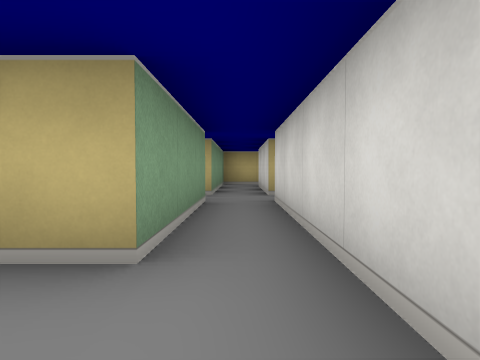
[1] (above)

14 first-person views from a walk through a cub3D level. The camera is about half as high as the walls, tilts 2° down and sees 75° across. The floor is counted in squares. Each view is taken from the middle of a square. On the plan, view 1 faces up. The plan holds only what a view shows up to about 9 squares ahead; the rest is blank.

[2]
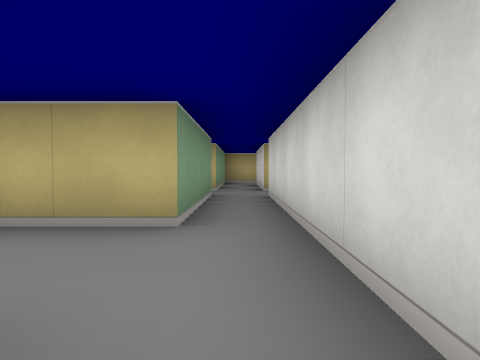

[3]
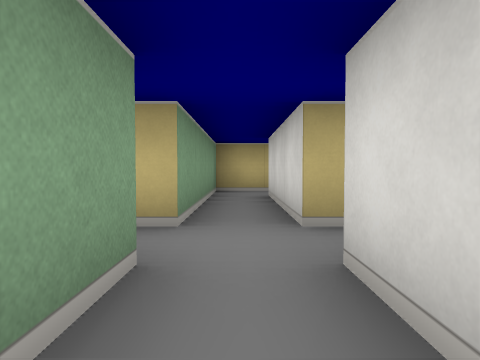

[4]
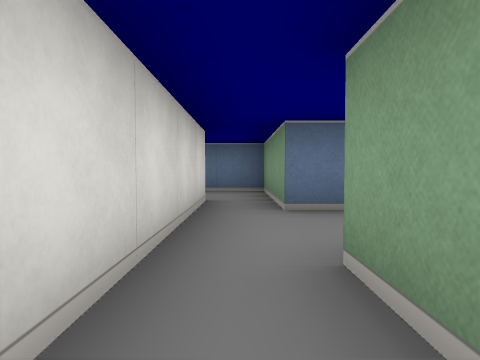

[5]
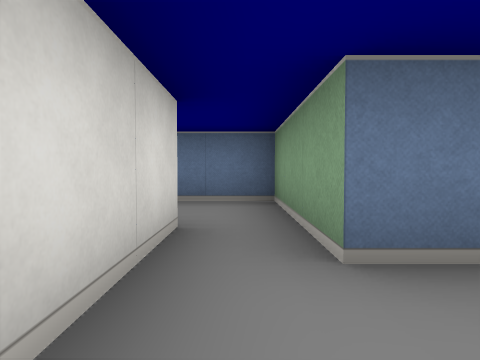

[6]
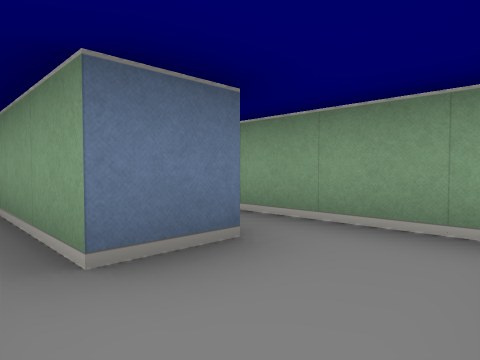

[7]
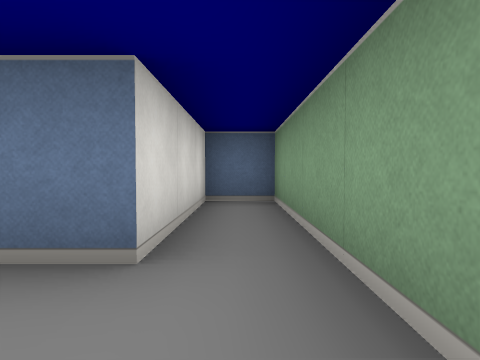

[8]
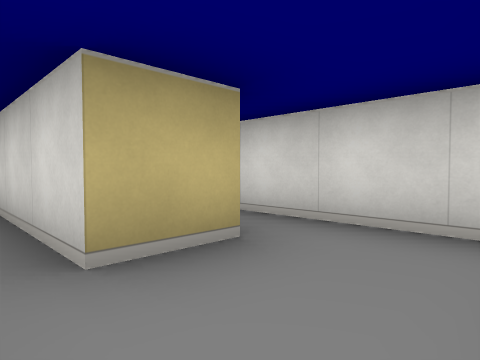

[9]
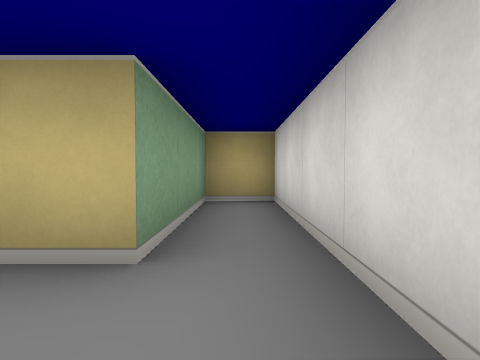

[10]
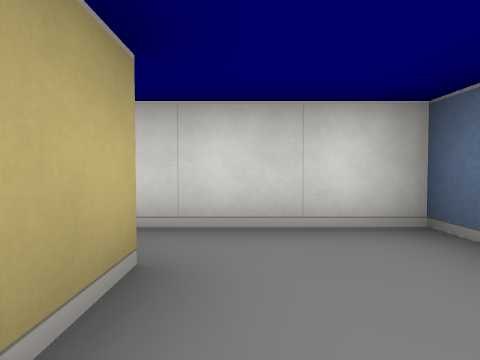

[11]
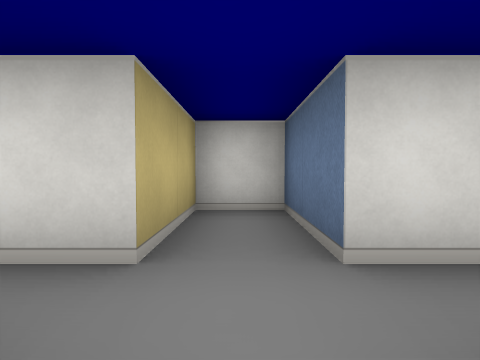

[12]
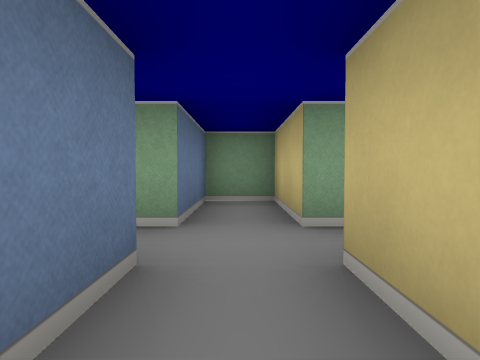

[13]
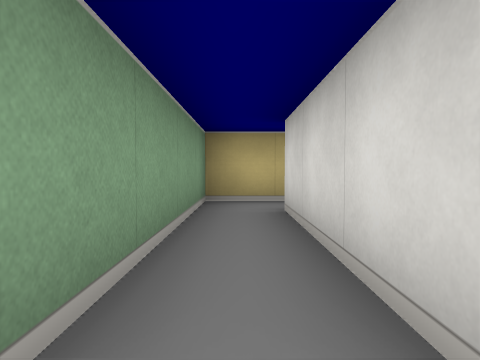

[14]
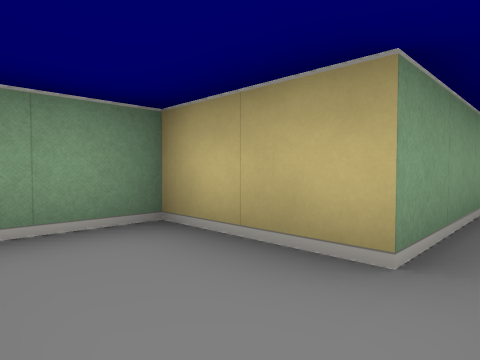

### Floor plan
Points are (right, up) in squares from view 1. A wall is a line through its corners. A room is listed if a view was taken in it or the views show most of it. See-through windows are left out.
Room 1 (views 1, 2, 3, 4, 5, 6, 11, 12, 13, 14)
walls: (-0.5, 5.5) (-2.5, 5.5) (-2.5, 4.5) (-0.5, 4.5) (-0.5, 1.5) (-1.5, 1.5); (-1.5, -0.5) (-0.5, -0.5) (-0.5, -1.5); (0.5, -1.5) (0.5, 4.5) (2.5, 4.5) (2.5, 5.5) (0.5, 5.5)
ways out: opening at (-1, 0.5) to room 2; opening at (0, -1) to room 3; opening at (0, 6)
Room 2 (view 7)
walls: (-1.5, 1.5) (-2.5, 1.5) (-2.5, -3.5) (-1.5, -3.5) (-1.5, -0.5)
ways out: opening at (-1, 0.5) to room 1
Room 3 (views 8, 10)
walls: (-0.5, -1.5) (-0.5, -3.5) (0.5, -3.5)
ways out: opening at (0, -1) to room 1; opening at (1, -2.5) to room 4
Room 4 (view 9)
walls: (0.5, -3.5) (2.5, -3.5) (2.5, 1.5) (1.5, 1.5) (1.5, -1.5) (0.5, -1.5)
ways out: opening at (1, -2.5) to room 3

Where each view was taken, in squares from view 1:
view 1: 0 up, 0 right, facing up
view 2: 1 down, 0 right, facing up
view 3: 3 up, 0 right, facing up
view 4: 3 up, 0 right, facing down
view 5: 1 up, 0 right, facing down
view 6: 1 up, 0 right, facing down-left
view 7: 1 up, 2 left, facing down
view 8: 3 down, 0 right, facing up-right
view 9: 3 down, 2 right, facing up
view 10: 2 down, 0 right, facing right
view 11: 5 up, 1 left, facing right
view 12: 5 up, 2 right, facing left
view 13: 5 up, 0 right, facing up
view 14: 0 up, 0 right, facing up-left
